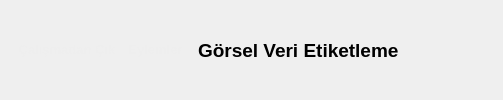
     <widget class="QWidget" name="widget_top" native="true">
      <property name="minimumSize">
       <size>
        <width>0</width>
        <height>40</height>
       </size>
      </property>
      <property name="styleSheet">
       <string notr="true">#widget_top{
	background-color: #393E46;
}
QPushButton{
	border:none;
	background-color: transparent;
	color: #EEEEEE;
}</string>
      </property>
      <layout class="QHBoxLayout" name="horizontalLayout_2">
       <property name="leftMargin">
        <number>9</number>
       </property>
       <property name="topMargin">
        <number>0</number>
       </property>
       <property name="bottomMargin">
        <number>0</number>
       </property>
       <item alignment="Qt::AlignLeft">
        <widget class="QWidget" name="widget_topbar_left_actions" native="true">
         <layout class="QHBoxLayout" name="horizontalLayout_4">
          <property name="spacing">
           <number>12</number>
          </property>
          <item>
           <widget class="QPushButton" name="pushButton_exit_project">
            <property name="font">
             <font>
              <pointsize>10</pointsize>
              <weight>75</weight>
              <bold>true</bold>
             </font>
            </property>
            <property name="text">
             <string>Çalışmadan Çık</string>
            </property>
            <property name="icon">
             <iconset resource="../../rcc_files/rsrc.qrc">
              <normaloff>:/images/templates/images/exit.svg</normaloff>:/images/templates/images/exit.svg</iconset>
            </property>
            <property name="iconSize">
             <size>
              <width>22</width>
              <height>22</height>
             </size>
            </property>
           </widget>
          </item>
          <item>
           <widget class="QPushButton" name="pushButton_actions">
            <property name="font">
             <font>
              <pointsize>10</pointsize>
              <weight>75</weight>
              <bold>true</bold>
             </font>
            </property>
            <property name="text">
             <string>Eylemler</string>
            </property>
            <property name="icon">
             <iconset resource="../../rcc_files/rsrc.qrc">
              <normaloff>:/images/templates/images/fire.svg</normaloff>:/images/templates/images/fire.svg</iconset>
            </property>
            <property name="iconSize">
             <size>
              <width>22</width>
              <height>22</height>
             </size>
            </property>
           </widget>
          </item>
         </layout>
        </widget>
       </item>
       <item alignment="Qt::AlignHCenter">
        <widget class="QLabel" name="label_image_labeling_title">
         <property name="font">
          <font>
           <pointsize>14</pointsize>
           <weight>75</weight>
           <bold>true</bold>
          </font>
         </property>
         <property name="text">
          <string>Görsel Veri Etiketleme</string>
         </property>
        </widget>
       </item>
       <item alignment="Qt::AlignRight">
        <widget class="QWidget" name="widget_topbar_actions" native="true">
         <property name="styleSheet">
          <string notr="true"/>
         </property>
         <layout class="QHBoxLayout" name="horizontalLayout">
          <property name="leftMargin">
           <number>0</number>
          </property>
          <property name="rightMargin">
           <number>0</number>
          </property>
          <item>
           <widget class="QPushButton" name="pushButton_hide_window">
            <property name="minimumSize">
             <size>
              <width>25</width>
              <height>25</height>
             </size>
            </property>
            <property name="maximumSize">
             <size>
              <width>25</width>
              <height>25</height>
             </size>
            </property>
            <property name="text">
             <string/>
            </property>
            <property name="icon">
             <iconset resource="../../rcc_files/rsrc.qrc">
              <normaloff>:/images/templates/images/minus.svg</normaloff>:/images/templates/images/minus.svg</iconset>
            </property>
            <property name="iconSize">
             <size>
              <width>22</width>
              <height>22</height>
             </size>
            </property>
           </widget>
          </item>
          <item>
           <widget class="QPushButton" name="pushButton_fullscreen_window">
            <property name="minimumSize">
             <size>
              <width>25</width>
              <height>25</height>
             </size>
            </property>
            <property name="maximumSize">
             <size>
              <width>25</width>
              <height>25</height>
             </size>
            </property>
            <property name="text">
             <string/>
            </property>
            <property name="icon">
             <iconset resource="../../rcc_files/rsrc.qrc">
              <normaloff>:/images/templates/images/full-screen.svg</normaloff>:/images/templates/images/full-screen.svg</iconset>
            </property>
            <property name="iconSize">
             <size>
              <width>22</width>
              <height>22</height>
             </size>
            </property>
           </widget>
          </item>
          <item>
           <widget class="QPushButton" name="pushButton_close_window">
            <property name="minimumSize">
             <size>
              <width>25</width>
              <height>25</height>
             </size>
            </property>
            <property name="maximumSize">
             <size>
              <width>25</width>
              <height>25</height>
             </size>
            </property>
            <property name="text">
             <string/>
            </property>
            <property name="icon">
             <iconset resource="../../rcc_files/rsrc.qrc">
              <normaloff>:/images/templates/images/close.svg</normaloff>:/images/templates/images/close.svg</iconset>
            </property>
            <property name="iconSize">
             <size>
              <width>22</width>
              <height>22</height>
             </size>
            </property>
           </widget>
          </item>
         </layout>
        </widget>
       </item>
      </layout>
     </widget>
